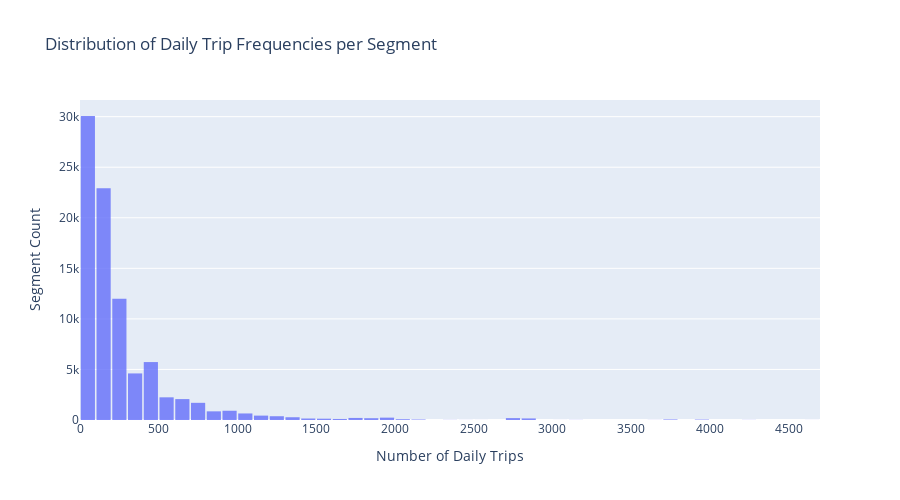

Notebook source saved alongside this figure:
### Markdown cell above
- **shape_per_day**: Counts the number of trips per shape (route pattern).
- **segment_per_day**: Merges this count onto every segment belonging to that shape, so every segment in a shape gets the total trip count for that shape.
- **segment_day_trips**: Groups by segment coordinates and sums the trip counts.

If a segment appears in multiple shapes, its trip counts are summed across all shapes it appears in.

### Code cell
def calculate_segment_utilization(trips_df, segments_df):
    """Calculate daily trip frequency per segment and plot interactive histogram"""
    # Count trips per shape (all directions)
    shape_per_day = trips_df.groupby(['shape_id'])['trip_id'].count().reset_index()

    # Merge with segments
    segment_per_day = pd.merge(segments_df, shape_per_day, on="shape_id")
    
    # Aggregate by segment
    segment_day_trips = segment_per_day.groupby(
        by=["start_lat", "start_lng", "end_lat", "end_lng"]
    ).sum("trip_id").reset_index()
    
    # Create interactive histogram with Plotly
    import plotly.express as px
    fig = px.histogram(
        segment_day_trips,
        x='trip_id',
        nbins=50,
        title='Distribution of Daily Trip Frequencies per Segment',
        labels={'trip_id': 'Number of Daily Trips'},
        opacity=0.8
    )
    fig.update_layout(
        xaxis_title='Number of Daily Trips',
        yaxis_title='Segment Count',
        bargap=0.1,
        height=500
    )
    html_path = os.path.join(GTFS_DIR, 'segment_trip_distribution_interactive.html')
    fig.write_html(html_path)
    fig.show()
    return segment_day_trips

# Calculate segment utilization
segment_day_trips = calculate_segment_utilization(gtfs['trips'], segments_df)

### Figure 1 — Plotly figure (JSON) as saved in the notebook; plotly's stock layout.template omitted (floating-point values rounded to 4 significant figures; data arrays with more than 128 entries replaced by an {"elided": "..."} marker saying what was removed)
{"data": [{"bingroup": "x", "hovertemplate": "Number of Daily Trips=%{x}<br>count=%{y}<extra></extra>", "legendgroup": "", "marker": {"color": "#636efa", "opacity": 0.8, "pattern": {"shape": ""}}, "name": "", "nbinsx": 50, "orientation": "v", "showlegend": false, "type": "histogram", "x": {"elided": "86460 int values"}, "xaxis": "x", "yaxis": "y"}], "layout": {"bargap": 0.1, "barmode": "relative", "height": 500, "legend": {"tracegroupgap": 0}, "title": {"text": "Distribution of Daily Trip Frequencies per Segment"}, "xaxis": {"anchor": "y", "domain": [0, 1], "title": {"text": "Number of Daily Trips"}}, "yaxis": {"anchor": "x", "domain": [0, 1], "title": {"text": "Segment Count"}}}}
